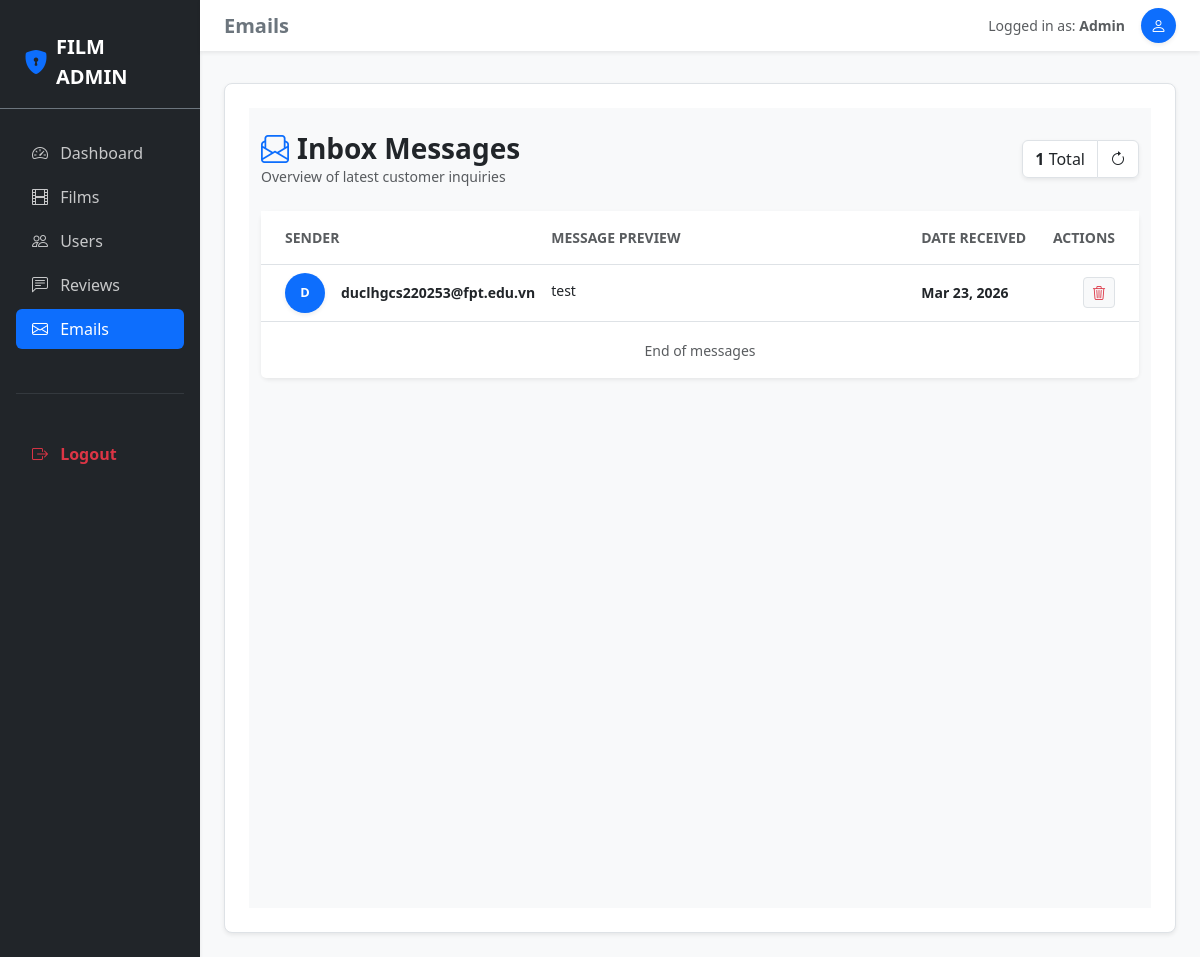
The app's page /admin.php?admin=1&page=emails (signed in) with its own data.
### tables this page shows
CREATE TABLE `emails` (
  `id` int(11) NOT NULL,
  `fromEmail` text NOT NULL,
  `content` text NOT NULL,
  `createdAt` date NOT NULL
);

### controllers/admin/email.controller.php (called while the page is built, shortened)
<?php
function emailPage()
{
    try {
        $emails = getAllEmailsService();
        include __DIR__ . "/../../views/pages/admin/emails/list.html.php";
        include __DIR__ . "/../../views/layouts/admin.php";
    } catch (Error $e) {
        echo $e->getMessage();
    }
}

### models/Email.php (called while the page is built, shortened)
<?php
require __DIR__."/../config/database.php";
function getAllEmails() {
    global $pdo;
    $sql = "SELECT * FROM emails;";
    $stmt = $pdo->query($sql);
    return $stmt->fetchAll();
}

### services/contact.service.php (called while the page is built, shortened)
<?php
require __DIR__ . "/../models/Email.php";
function getAllEmailsService()
{
    return getAllEmails();
}

### views/pages/admin/emails/list.html.php (the view)
<div class="container-fluid py-4 bg-light min-vh-100">
    <div class="row mb-4 align-items-center">
        <div class="col-md-6">
            <h3 class="fw-bold text-dark mb-0">
                <i class="bi bi-envelope-paper text-primary me-2"></i>Inbox Messages
            </h3>
            <p class="text-muted mb-0 small">Overview of latest customer inquiries</p>
        </div>
        <div class="col-md-6 text-md-end mt-3 mt-md-0">
            <div class="btn-group shadow-sm">
                <button class="btn btn-white bg-white border">
                    <span class="fw-bold"><?= count($emails ?? []) ?></span> Total
                </button>
                <a href="admin.php?page=contacts" class="btn btn-white bg-white border" title="Refresh">
                    <i class="bi bi-arrow-clockwise"></i>
                </a>
            </div>
        </div>
    </div>
    <div class="card border-0 shadow-sm rounded-3">
        <div class="table-responsive">
            <table class="table table-hover align-middle mb-0">
                <thead class="bg-light border-bottom">
                    <tr>
                        <th class="ps-4 py-3 text-uppercase text-muted small fw-bold" style="width: 25%;">Sender</th>
                        <th class="py-3 text-uppercase text-muted small fw-bold">Message Preview</th>
                        <th class="py-3 text-uppercase text-muted small fw-bold" style="width: 15%;">Date Received</th>
                        <th class="pe-4 py-3 text-uppercase text-muted small fw-bold text-end" style="width: 10%;">Actions</th>
                    </tr>
                </thead>
                <tbody>
                    <?php if (empty($emails)): ?>
                        <tr>
                            <td colspan="4" class="text-center py-5">
                                <div class="text-muted">
                                    <i class="bi bi-chat-left-dots display-4 d-block mb-3 opacity-25"></i>
                                    <p>No messages in your inbox</p>
                                </div>
                            </td>
                        </tr>
                    <?php else: ?>
                        <?php foreach ($emails as $email): ?>
                            <tr>
                                <td class="ps-4">
                                    <div class="d-flex align-items-center">
                                        <div class="rounded-circle bg-primary text-white d-flex align-items-center justify-content-center fw-bold me-3 shadow-sm"
                                            style="width: 40px; height: 40px; font-size: 0.8rem;">
                                            <?= strtoupper(substr($email['fromEmail'], 0, 1)) ?>
                                        </div>
                                        <div>
                                            <div class="fw-bold text-dark mb-0 small">
                                                <?= htmlspecialchars($email['fromEmail']) ?>
                                            </div>
                                        </div>
                                    </div>
                                </td>
                                <td>
                                    <div class="text-dark small mb-1 fw-medium text-truncate" style="max-width: 350px;">
                                        <?= htmlspecialchars($email['content']) ?>
                                    </div>
                                </td>
                                <td>
                                    <div class="text-dark small fw-semibold">
                                        <?= date('M d, Y', strtotime($email['createdAt'])) ?>
                                    </div>
                                </td>
                                <td class="pe-4 text-end">
                                    <div class="d-inline-flex gap-2">
                                        <a href="admin.php?page=emails&action=delete&id=<?= $email['id'] ?>"
                                            class="btn btn-light btn-sm text-danger border"
                                            onclick="return confirm('Confirm deletion?')"
                                            title="Delete">
                                            <i class="bi bi-trash3"></i>
                                        </a>
                                    </div>
                                </td>
                            </tr>
                        <?php endforeach; ?>
                    <?php endif; ?>
                </tbody>
            </table>
        </div>
        <div class="card-footer bg-white border-0 py-3 text-center">
            <small class="text-muted">End of messages</small>
        </div>
    </div>
</div>

### records on screen
emails: fromEmail "D", fromEmail "duclhgcs220253@fpt.edu.vn", content "test", createdAt "Mar 23, 2026"

### other values on screen
$header "Emails"
count($emails ?? []) "1"
